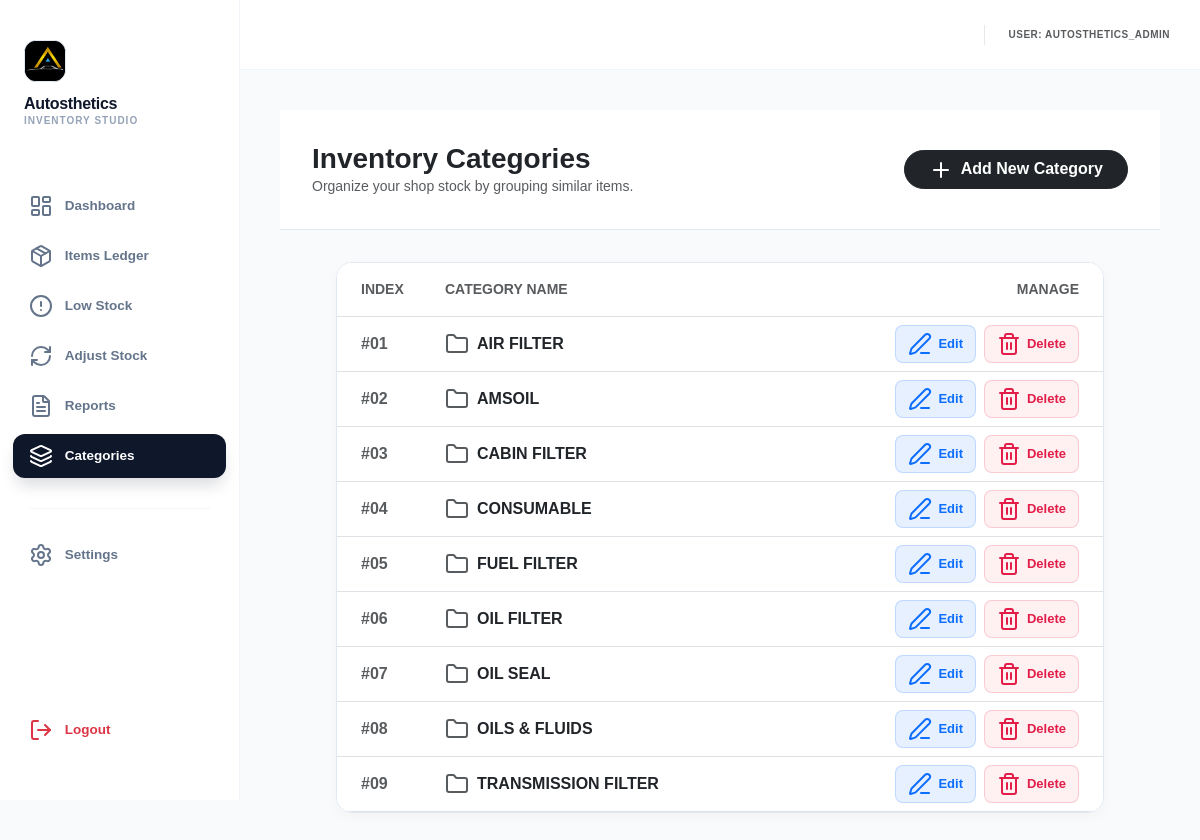
Before: /categories/ (signed in) with the older database file.
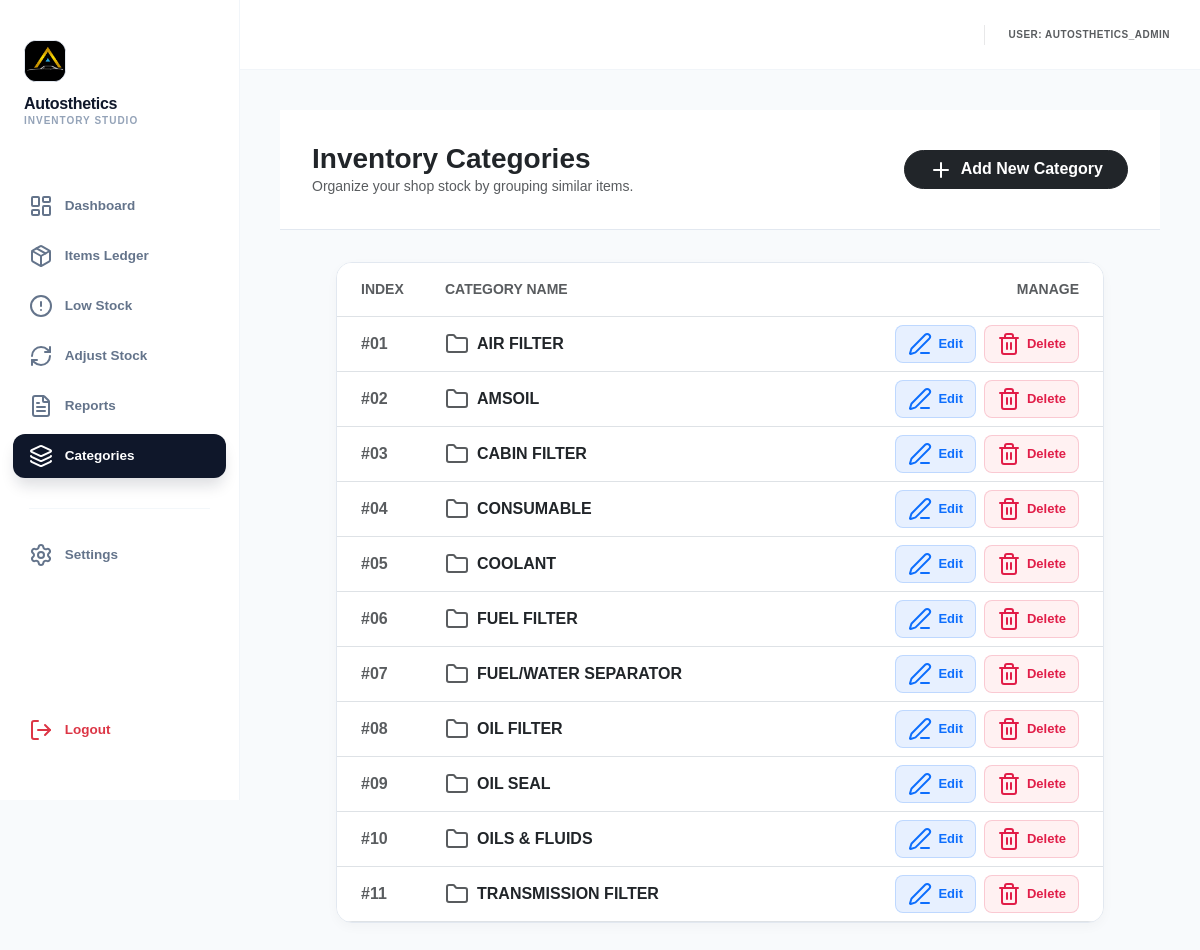
After: the same page with the newer database file.
### inventory/models.py (models this page shows, shortened)
class Category(models.Model):
    name = models.CharField(max_length=255)
    description = models.TextField(blank=True, null=True)
    class Meta:
        verbose_name_plural = "Categories"

### inventory/views.py (the view)
# urls.py: path('categories/', views.categories, name='categories'),
@login_required
def categories(request):
    query = request.GET.get('q', '')
    categories = Category.objects.all().order_by('name')
    if query:
        categories = categories.filter(name__icontains=query)
    return render(request, 'inventory/categories.html', {
        'categories': categories,
        'total_categories': categories.count(),
        'query': query,
    })

### inventory/templates/inventory/categories.html (shortened to what this page needs)
{% extends 'inventory/base.html' %}
{% load humanize %}
{% block content %}
<div class="page-header d-flex justify-content-between align-items-center">
    <div>
        <h3 class="fw-bold mb-0">Inventory Categories</h3>
        <p class="text-muted small mb-0">Organize your shop stock by grouping similar items.</p>
    </div>
    <a href="{% url 'add_category' %}" class="btn btn-dark rounded-pill px-4 fw-bold">
        <i data-lucide="plus" class="me-1" size="18"></i> Add New Category
    </a>
</div>
<div class="container-fluid px-4">
    <div class="table-container overflow-hidden">
        <div class="table-responsive">
            <table class="table align-middle mb-0">
                <thead class="bg-light">
                    <tr>
                        <th class="ps-4 py-3 text-muted small fw-bold" style="width: 100px;">INDEX</th>
                        <th class="py-3 text-muted small fw-bold">CATEGORY NAME</th>
                        <th class="pe-4 py-3 text-muted small fw-bold text-end" style="width: 250px;">MANAGE</th>
                    </tr>
                </thead>
                <tbody>
                    {% for category in categories %}
                    <tr class="category-row border-top">
                        <td class="ps-4 text-muted fw-bold">#{{ forloop.counter|stringformat:"02d" }}</td>
                        <td>
                            <div class="d-flex align-items-center gap-2">
                                <i data-lucide="folder" class="text-muted" size="16"></i>
                                <span class="fw-bold text-dark fs-6">{{ category.name }}</span>
                            </div>
                        </td>
                        <td class="pe-4 text-end">
                            <div class="d-flex justify-content-end gap-2">
                                <a href="{% url 'edit_category' category.id %}" class="btn-edit-pro">
                                    <i data-lucide="edit-3" size="14"></i> Edit
                                </a>
                                <form action="{% url 'delete_category' category.id %}" method="POST" class="m-0">
                                    <button type="submit" class="btn-delete-pro" onclick="return confirm('Permanently remove this category?');">
                                        <i data-lucide="trash-2" size="14"></i> Delete
                                    </button>
                                </form>
                            </div>
                        </td>
                    </tr>
                    {% endfor %}
                </tbody>
            </table>
        </div>
    </div>
</div>
{% endblock %}

Changed rows visible on the page:
added Category: name "COOLANT"
added Category: name "FUEL/WATER SEPARATOR"
